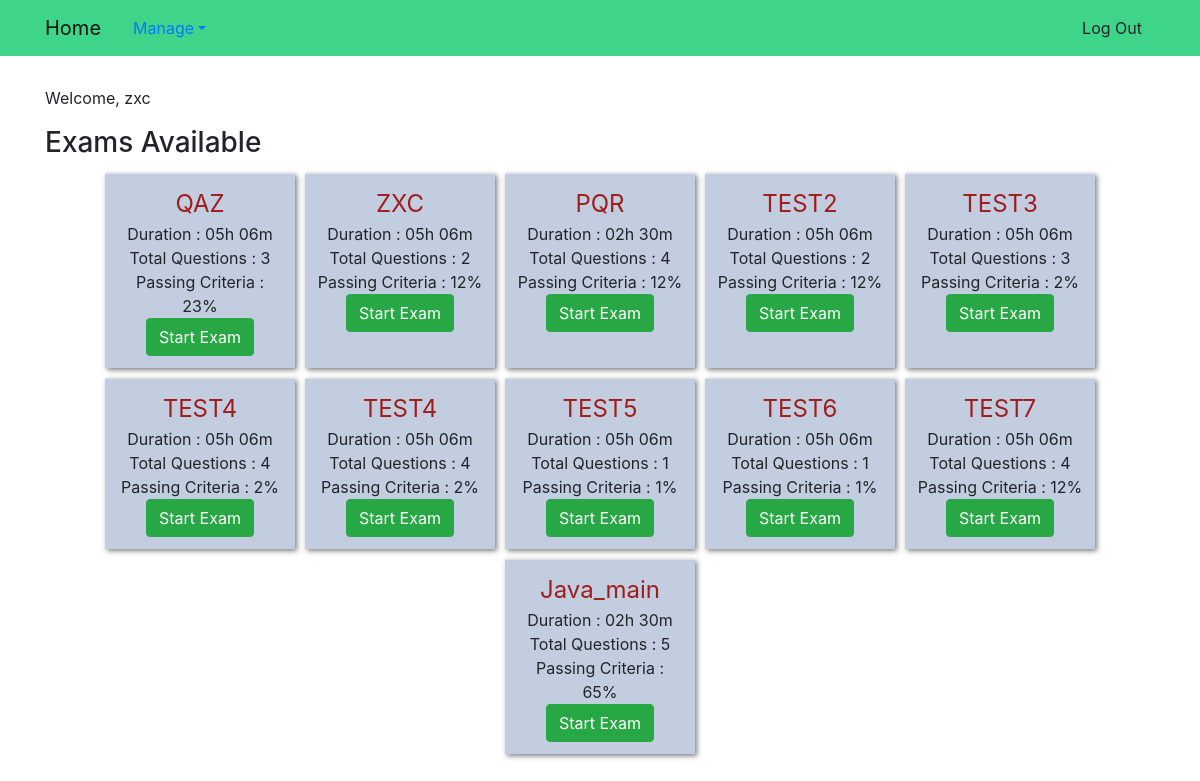
Page / (signed in) on the earlier database version.
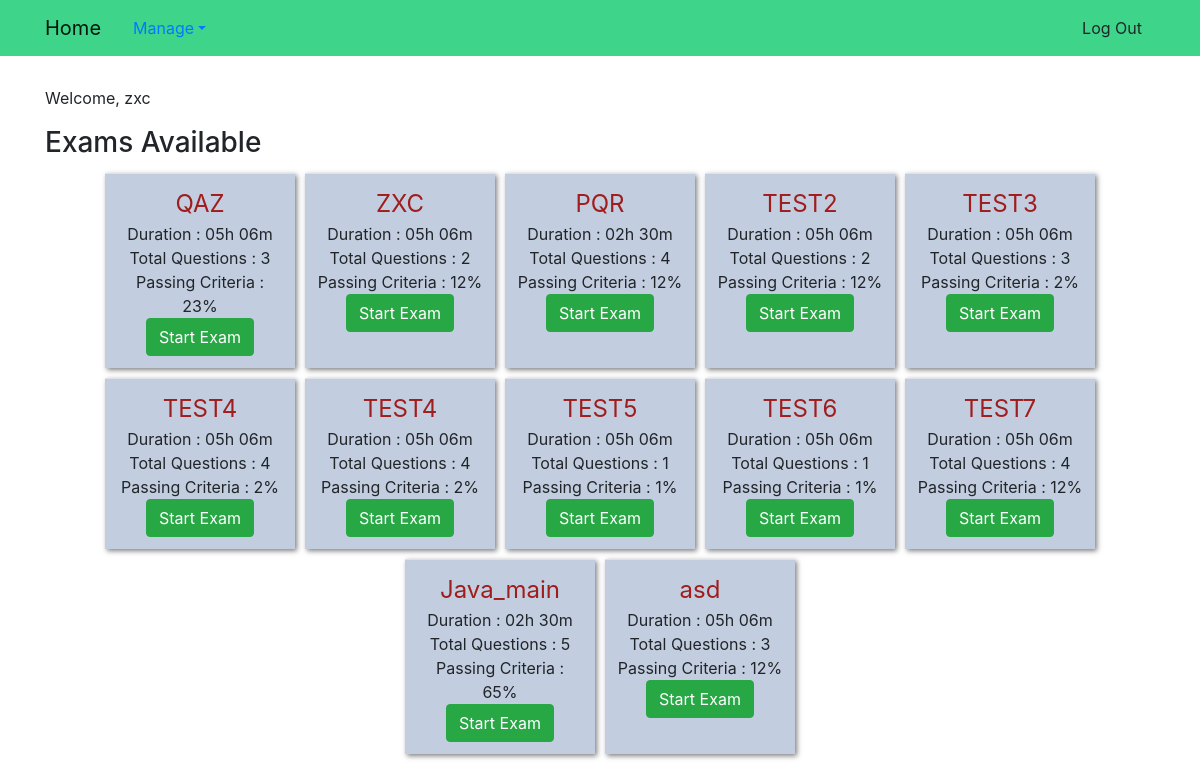
Same page on the later database version.
### exam_app/models.py (models this page shows, shortened)
class Exam(models.Model):
    name = models.TextField()
    question_count = models.PositiveSmallIntegerField()
    questions = models.ManyToManyField(Question)
    time = models.TimeField()
    passing_percentage = models.PositiveSmallIntegerField(
        validators=[MaxValueValidator(100), MinValueValidator(1)])

### exam_app/views.py (the view)
# urls.py: url(r'^$', views.HomeView.as_view(), name='home'),
class HomeView(TemplateView):
    template_name = 'exam_app/home.html'
    def get_context_data(self, **kwargs):
        if self.request.user.is_authenticated:
            if not self.request.user.is_superuser:
                kwargs['exam_list'] = models.Exam.objects.all().order_by('pk')
        return super(HomeView, self).get_context_data(**kwargs)

### exam_app/templates/exam_app/home.html
{% extends "base.html" %}
{% block body_block %}
{% if user.is_authenticated %}
{% if user.is_superuser %}
<p>Welcome, {{user}}. You are an admin</p>
{% include "exam_app/_admin_home.html" %}
{% else %}
<p>Welcome, {{user}}</p>
{% include "exam_app/_user_home.html" %}
{% endif %}
{% else %}
<p>This is a simple Exam Tool. An adminstrator can create a question bank and setup exam. A user can select an exam and
    solve it. Login to Continue...</p>
{% endif %}
{% endblock %}

### exam_app/templates/exam_app/_user_home.html (shortened to what this page needs)
<h3>Exams Available</h3>
<table class="table">
    <tr class="row justify-content-md-center">
        {% for exam in exam_list %}
        <td class="col-lg-2 col-md-3 card-block exam-card">
            <span class="exam-title">{{ exam.name }}</span>
            <br>
            <span>Duration : {{ exam.time|time:"H\h i\m" }}</span>
            <br>
            <span>Total Questions : {{ exam.question_count }}</span>
            <br>
            <span>Passing Criteria : {{ exam.passing_percentage }}%</span>
            <br>
            <input type="button" class="btn btn-success" value="Start Exam" data-toggle="modal"
                data-target="#confirmModal" data-exam-name="{{exam.name}}" data-exam-id="{{exam.pk}}">
        </td>
        {% endfor %}
    </tr>
</table>

Differences in the rows shown:
added Exam: name "asd", time "05h 06m", question_count "3", passing_percentage "12"
